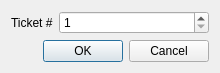
<?xml version="1.0" encoding="UTF-8"?>
<ui version="4.0">
 <class>TicketNumberDialog</class>
 <widget class="QDialog" name="TicketNumberDialog">
  <property name="geometry">
   <rect>
    <x>0</x>
    <y>0</y>
    <width>233</width>
    <height>89</height>
   </rect>
  </property>
  <property name="windowTitle">
   <string>Введите номер билета</string>
  </property>
  <layout class="QFormLayout" name="dialogLayout">
   <property name="sizeConstraint">
    <enum>QLayout::SetFixedSize</enum>
   </property>
   <item row="0" column="0">
    <widget class="QLabel" name="ticketNumberLabel">
     <property name="text">
      <string>Ticket #</string>
     </property>
    </widget>
   </item>
   <item row="0" column="1">
    <widget class="QSpinBox" name="ticketNumberEdit">
     <property name="minimumSize">
      <size>
       <width>150</width>
       <height>0</height>
      </size>
     </property>
     <property name="minimum">
      <number>1</number>
     </property>
     <property name="maximum">
      <number>999</number>
     </property>
    </widget>
   </item>
   <item row="1" column="0" colspan="2">
    <widget class="QDialogButtonBox" name="dialogButtons">
     <property name="orientation">
      <enum>Qt::Horizontal</enum>
     </property>
     <property name="standardButtons">
      <set>QDialogButtonBox::Cancel|QDialogButtonBox::Ok</set>
     </property>
    </widget>
   </item>
  </layout>
 </widget>
 <tabstops>
  <tabstop>ticketNumberEdit</tabstop>
  <tabstop>dialogButtons</tabstop>
 </tabstops>
 <resources/>
 <connections>
  <connection>
   <sender>dialogButtons</sender>
   <signal>accepted()</signal>
   <receiver>TicketNumberDialog</receiver>
   <slot>accept()</slot>
   <hints>
    <hint type="sourcelabel">
     <x>248</x>
     <y>254</y>
    </hint>
    <hint type="destinationlabel">
     <x>157</x>
     <y>274</y>
    </hint>
   </hints>
  </connection>
  <connection>
   <sender>dialogButtons</sender>
   <signal>rejected()</signal>
   <receiver>TicketNumberDialog</receiver>
   <slot>reject()</slot>
   <hints>
    <hint type="sourcelabel">
     <x>316</x>
     <y>260</y>
    </hint>
    <hint type="destinationlabel">
     <x>286</x>
     <y>274</y>
    </hint>
   </hints>
  </connection>
 </connections>
</ui>
